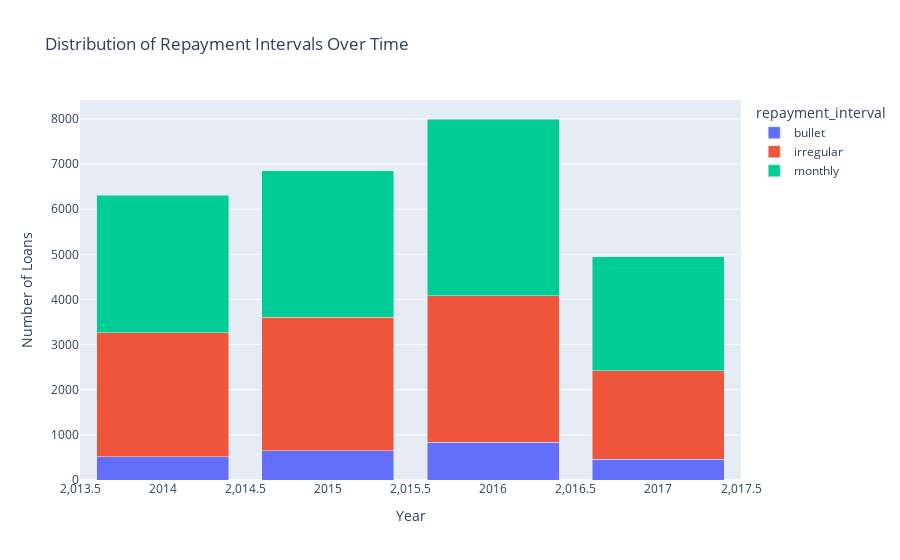

Here is the notebook cell this chart was saved with:
### Code cell
# Analyze the distribution of repayment interval sum over time
repayment_df = df.groupby(['Year', 'repayment_interval']).size().unstack(fill_value=0)
fig = px.bar(repayment_df, x=repayment_df.index, y=repayment_df.columns,
               title="Distribution of Repayment Intervals Over Time",
               labels={'x': 'Year', 'value': 'Number of Loans'})
fig.update_layout(barmode='stack')
fig.show()

### Figure 1 — Plotly figure (JSON) as saved in the notebook; plotly's stock layout.template omitted (floating-point values rounded to 4 significant figures)
{"data": [{"alignmentgroup": "True", "hovertemplate": "repayment_interval=bullet<br>Year=%{x}<br>Number of Loans=%{y}<extra></extra>", "legendgroup": "bullet", "marker": {"color": "#636efa", "pattern": {"shape": ""}}, "name": "bullet", "offsetgroup": "bullet", "orientation": "v", "showlegend": true, "textposition": "auto", "type": "bar", "x": [2014, 2015, 2016, 2017], "xaxis": "x", "y": [511, 650, 842, 456], "yaxis": "y"}, {"alignmentgroup": "True", "hovertemplate": "repayment_interval=irregular<br>Year=%{x}<br>Number of Loans=%{y}<extra></extra>", "legendgroup": "irregular", "marker": {"color": "#EF553B", "pattern": {"shape": ""}}, "name": "irregular", "offsetgroup": "irregular", "orientation": "v", "showlegend": true, "textposition": "auto", "type": "bar", "x": [2014, 2015, 2016, 2017], "xaxis": "x", "y": [2756, 2952, 3238, 1970], "yaxis": "y"}, {"alignmentgroup": "True", "hovertemplate": "repayment_interval=monthly<br>Year=%{x}<br>Number of Loans=%{y}<extra></extra>", "legendgroup": "monthly", "marker": {"color": "#00cc96", "pattern": {"shape": ""}}, "name": "monthly", "offsetgroup": "monthly", "orientation": "v", "showlegend": true, "textposition": "auto", "type": "bar", "x": [2014, 2015, 2016, 2017], "xaxis": "x", "y": [3038, 3245, 3918, 2518], "yaxis": "y"}], "layout": {"barmode": "stack", "legend": {"title": {"text": "repayment_interval"}, "tracegroupgap": 0}, "title": {"text": "Distribution of Repayment Intervals Over Time"}, "xaxis": {"anchor": "y", "domain": [0, 1], "title": {"text": "Year"}}, "yaxis": {"anchor": "x", "domain": [0, 1], "title": {"text": "Number of Loans"}}}}
